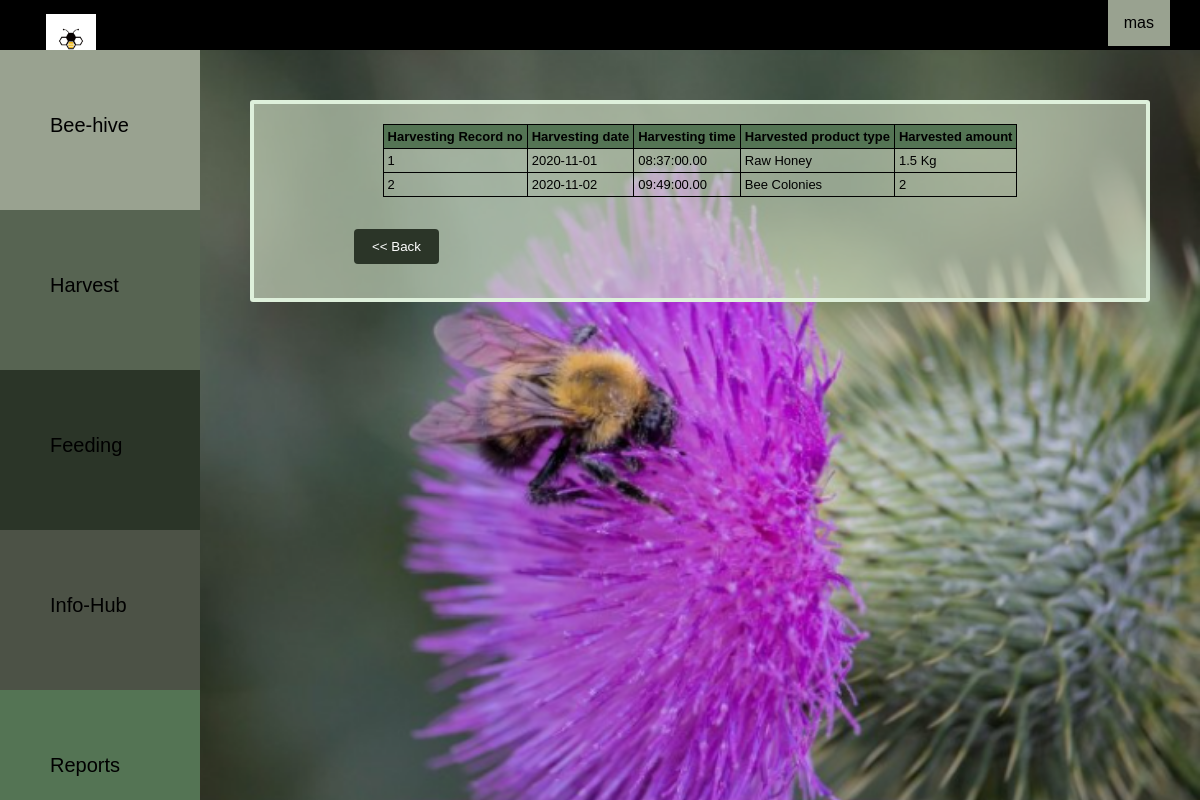
Page /php/bk_fharvestreport.php?beehiveno1=1 (signed in) on the committed database.
### tables this page shows
CREATE TABLE `harvest` (
  `HarvestRecNo` int(10) NOT NULL,
  `userID` int(10) NOT NULL,
  `beehiveno` int(10) NOT NULL,
  `date` date NOT NULL,
  `hdate` date NOT NULL,
  `htime` time(2) NOT NULL,
  `producttype` varchar(50) NOT NULL,
  `amount` varchar(50) NOT NULL
);

### php/bk_fharvestreport.php (the view, shortened to what this page needs)
<html>
	<head>
      <link rel="stylesheet" type="text/CSS" href="../css/bk_style.css">
      <link rel="stylesheet" type="text/CSS" href="../css/bk_catstyle.css">
	</head>
	<body>
<?php include('bk_navbar.php');
        include('bk_sidenavbar.php');?>
<div class="main">
<div class="bhivecontainer">
	<center>
     <table >
                <tr style="background-color:#547454">
                <th>Harvesting Record no</th>
                <th>Harvesting date</th>
                <th>Harvesting time</th>
                <th>Harvested product type</th>
                <th>Harvested amount</th>
                </tr>
            <?php
if(isset($_GET['beehiveno1'])){
$sql = "SELECT HarvestRecNo,hdate,htime,producttype,amount FROM harvest where beehiveno='".$_GET['beehiveno1']."' and userID='".$_SESSION['userid']."'";
mysqli_query($connection, $sql);
$result = mysqli_query($connection,$sql);
		while($row=mysqli_fetch_assoc($result)){
            echo '<tr >';
            echo '<td>';
            echo $row['HarvestRecNo'];
            echo '</td>';
                echo '<td>';
        echo $row['hdate'];
        echo '</td>';
        echo '<td>';
        echo $row['htime'];
        echo '</td>';
        echo '<td>';
        echo $row['producttype'];
        echo '</td>';
        echo '<td>';
        echo $row['amount'];
        echo '</td>';
        echo '</tr>';
		}}?>
     </table></center>
            <form  action="bk_reports.php" method="post" >
        <div class="row">
        <input type="submit" value="<< Back" name="back" >
        </div>
        </form>
</div>
</div>
	</body>
</html>

### css/bk_style.css (style rules this page uses)
body { margin: 0; font-family: Arial, Helvetica, sans-serif; }
.bhivecontainer { background-color: #d4e2c89d; padding: 20px 100px 20px 100px; border: 4px solid rgb(222, 240, 219); border-radius: 3px; font-size: 14px; }
.row:after { content: ""; display: table; clear: both; }
input[type=submit] { background-color: #2b3528; color: white; padding: 10px 18px; border: none; border-radius: 4px; cursor: pointer; float: left; }
table, td , tr, th { border: 1px solid black; border-collapse: collapse; font-size: 13px; table-layout: fixed; padding:4px; }

### css/bk_catstyle.css (style rules this page uses)
body { margin: 0; font-family: Arial; background-position: center; background-repeat: no-repeat; background-size: cover; background-attachment: fixed; background-image: url(../images/11.png); }
.main { margin-left: 250px; margin-right: 50px; margin-bottom: 10px; margin-top: 100px; }
* { box-sizing: border-box; }

### rows in the picture
harvest: HarvestRecNo "1", hdate "2020-11-01", htime "08:37:00.00", producttype "Raw Honey", amount "1.5 Kg"
harvest: HarvestRecNo "2", hdate "2020-11-02", htime "09:49:00.00", producttype "Bee Colonies", amount "2"

### other values in the picture
$_SESSION['username'] "mas"
